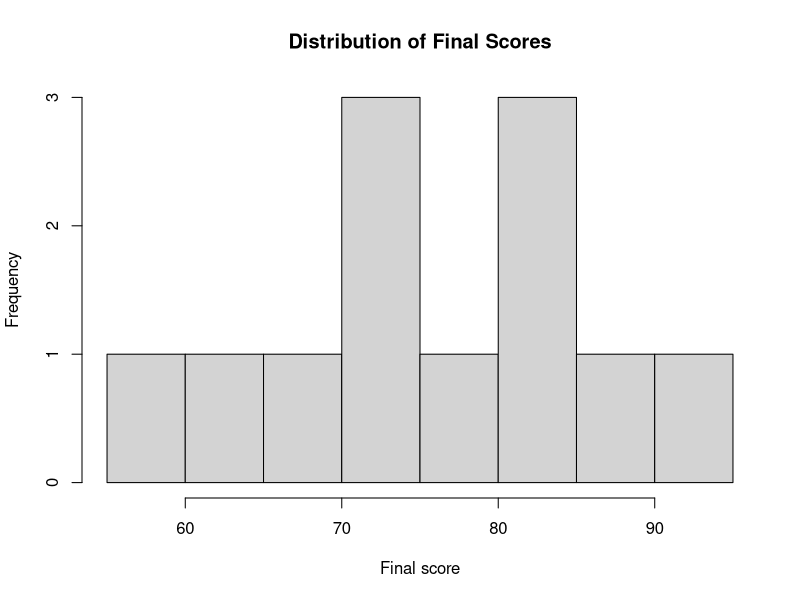
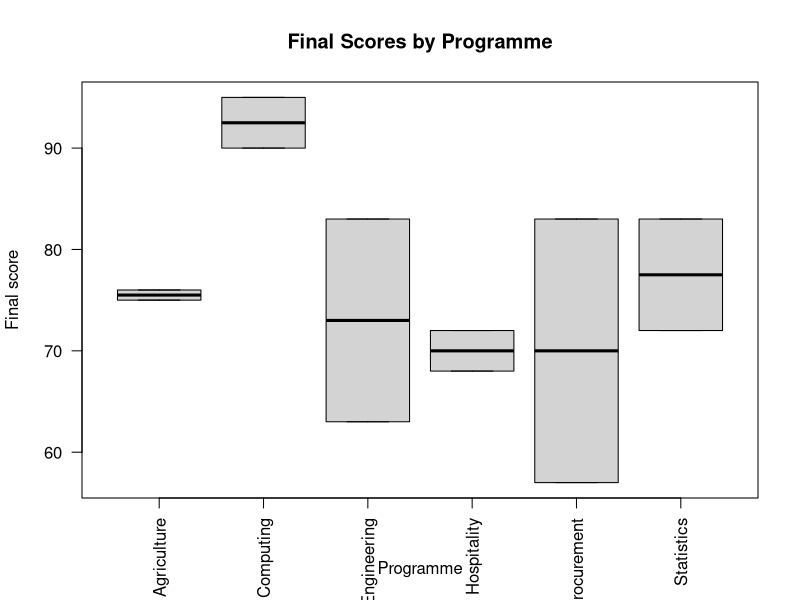
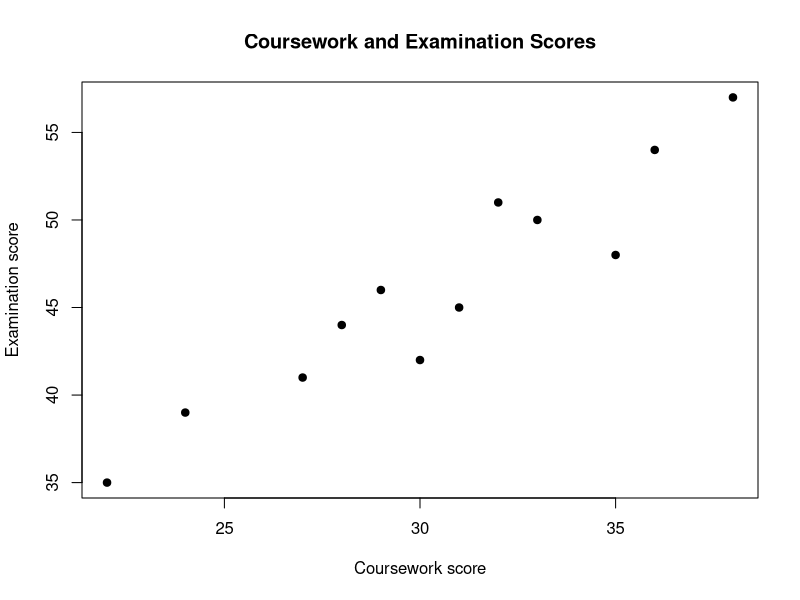
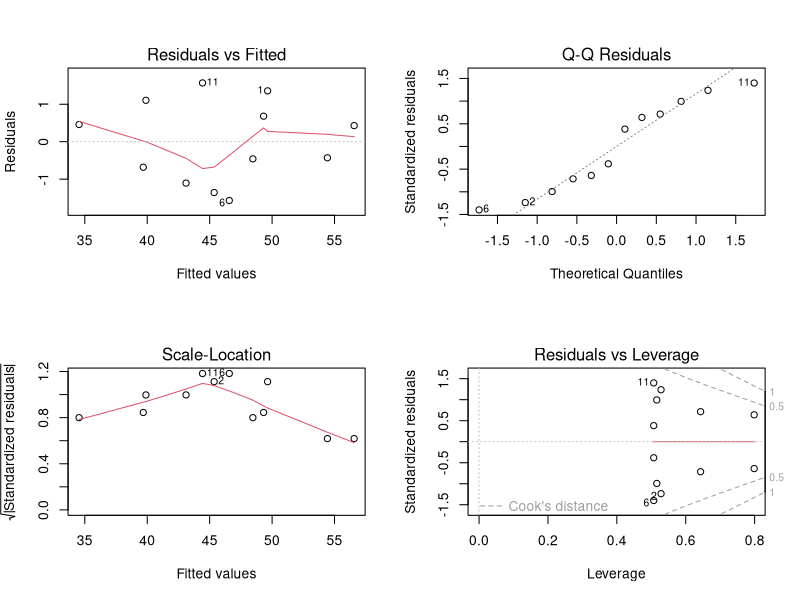
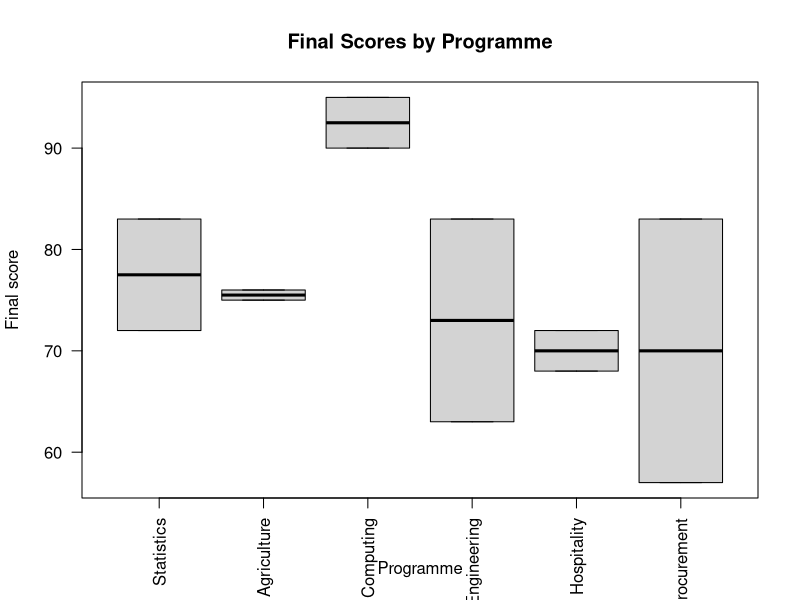

These charts were generated, in order, by the following R code: (Note: this script raises an error after producing the figures.)
# ==============================================================================
# Learning R
# Part VI: Regression Modelling and Reproducible Statistical Workflows
# Lesson 40: Integrated Capstone Analysis and Professional Reporting
# Suggested Solutions
# ==============================================================================

set.seed(20260714)

# Exercise 1: Define a research problem.
research_problem <- paste(
  "The university requires evidence on student performance, differences across",
  "programmes, the association between coursework and examination scores, and",
  "the extent to which coursework and programme predict examination",
  "performance."
)

research_problem

# Exercise 2: Write measurable objectives.
study_objectives <- c(
  "Describe coursework, examination and final scores.",
  "Compare final scores across programmes.",
  "Assess the association between coursework and examination scores.",
  "Model examination score using coursework score and programme."
)

study_objectives

# Exercise 3: Import data.
student_data <- read.csv(
  file.path(
    "data",
    "student_scores.csv"
  ),
  stringsAsFactors = FALSE
)

head(student_data)
str(student_data)

# Exercise 4: Create a data dictionary.
data_dictionary <- data.frame(
  variable = c(
    "student_id",
    "programme",
    "coursework_score",
    "examination_score",
    "final_score"
  ),
  role = c(
    "Identifier",
    "Grouping variable",
    "Numerical predictor",
    "Numerical outcome",
    "Derived numerical outcome"
  ),
  measurement = c(
    "Nominal",
    "Nominal",
    "Ratio",
    "Ratio",
    "Ratio"
  ),
  valid_rule = c(
    "Unique non-missing code",
    "Recognised programme category",
    "0 to 40",
    "0 to 60",
    "0 to 100 and equals the component sum"
  ),
  stringsAsFactors = FALSE
)

data_dictionary

# Exercise 5: Create an analysis plan.
analysis_plan <- data.frame(
  objective = study_objectives,
  outcome = c(
    "Coursework, examination and final scores",
    "Final score",
    "Examination score",
    "Examination score"
  ),
  predictor = c(
    "None",
    "Programme",
    "Coursework score",
    "Coursework score and programme"
  ),
  method = c(
    "Descriptive statistics and visualisation",
    "One-way ANOVA with Kruskal-Wallis sensitivity analysis",
    "Pearson and Spearman correlation with simple regression",
    "Multiple linear regression with diagnostics"
  ),
  stringsAsFactors = FALSE
)

analysis_plan

# Exercise 6: Validate structure.
required_variables <- c(
  "student_id",
  "programme",
  "coursework_score",
  "examination_score",
  "final_score"
)

missing_required_variables <- setdiff(
  required_variables,
  names(
    student_data
  )
)

missing_required_variables

stopifnot(
  length(
    missing_required_variables
  ) == 0L
)

# Exercise 7: Validate identifiers.
identifier_missing <- is.na(
  student_data$student_id
) |
  student_data$student_id == ""

identifier_duplicate <- duplicated(
  student_data$student_id
) |
  duplicated(
    student_data$student_id,
    fromLast = TRUE
  )

identifier_report <- data.frame(
  missing_identifiers =
    sum(
      identifier_missing
    ),
  duplicated_identifier_rows =
    sum(
      identifier_duplicate
    )
)

identifier_report

# Exercise 8: Validate ranges.
coursework_invalid <-
  student_data$coursework_score < 0 |
  student_data$coursework_score > 40

examination_invalid <-
  student_data$examination_score < 0 |
  student_data$examination_score > 60

final_invalid <-
  student_data$final_score < 0 |
  student_data$final_score > 100

range_report <- data.frame(
  variable = c(
    "coursework_score",
    "examination_score",
    "final_score"
  ),
  invalid_count = c(
    sum(
      coursework_invalid,
      na.rm = TRUE
    ),
    sum(
      examination_invalid,
      na.rm = TRUE
    ),
    sum(
      final_invalid,
      na.rm = TRUE
    )
  ),
  stringsAsFactors = FALSE
)

range_report

# Exercise 9: Validate arithmetic consistency.
component_total <-
  student_data$coursework_score +
  student_data$examination_score

arithmetic_invalid <-
  student_data$final_score !=
  component_total

arithmetic_report <- data.frame(
  inconsistent_rows =
    sum(
      arithmetic_invalid,
      na.rm = TRUE
    )
)

arithmetic_report

# Exercise 10: Profile missingness.
missingness_report <- data.frame(
  variable = names(
    student_data
  ),
  missing = vapply(
    student_data,
    function(x) {
      sum(
        is.na(x)
      )
    },
    FUN.VALUE = integer(1)
  ),
  missing_percentage = vapply(
    student_data,
    function(x) {
      mean(
        is.na(x)
      ) * 100
    },
    FUN.VALUE = numeric(1)
  ),
  stringsAsFactors = FALSE
)

missingness_report

# Exercise 11: Create the analysis dataset.
analysis_data <- student_data

analysis_data$programme <- factor(
  trimws(
    analysis_data$programme
  )
)

analysis_data$passed <-
  analysis_data$final_score >= 50

analysis_data$grade <- cut(
  analysis_data$final_score,
  breaks = c(
    -Inf,
    49,
    59,
    69,
    79,
    Inf
  ),
  labels = c(
    "F",
    "D",
    "C",
    "B",
    "A"
  ),
  ordered_result = TRUE
)

head(analysis_data)

# Exercise 12: Produce descriptive tables.
summarise_numeric <- function(
  x,
  variable_name
) {
  observed <- x[
    !is.na(x)
  ]

  q <- quantile(
    observed,
    c(
      0.25,
      0.50,
      0.75
    )
  )

  data.frame(
    variable = variable_name,
    n = length(observed),
    missing = sum(
      is.na(x)
    ),
    mean = mean(observed),
    median = median(observed),
    standard_deviation = sd(observed),
    minimum = min(observed),
    first_quartile = q[1],
    third_quartile = q[3],
    maximum = max(observed),
    stringsAsFactors = FALSE,
    row.names = NULL
  )
}

numerical_variables <- c(
  "coursework_score",
  "examination_score",
  "final_score"
)

descriptive_table <- do.call(
  rbind,
  lapply(
    numerical_variables,
    function(variable_name) {
      summarise_numeric(
        analysis_data[[
          variable_name
        ]],
        variable_name
      )
    }
  )
)

descriptive_table

programme_counts <- table(
  analysis_data$programme,
  useNA = "ifany"
)

programme_table <- data.frame(
  programme = names(
    programme_counts
  ),
  frequency =
    as.integer(
      programme_counts
    ),
  percentage =
    as.numeric(
      programme_counts /
      sum(
        programme_counts
      ) *
      100
    ),
  stringsAsFactors = FALSE
)

programme_table

grade_counts <- table(
  analysis_data$grade,
  useNA = "ifany"
)

grade_table <- data.frame(
  grade = names(
    grade_counts
  ),
  frequency =
    as.integer(
      grade_counts
    ),
  percentage =
    as.numeric(
      grade_counts /
      sum(
        grade_counts
      ) *
      100
    ),
  stringsAsFactors = FALSE
)

grade_table

# Exercise 13: Produce three analytical graphs.
hist(
  analysis_data$final_score,
  breaks = 10,
  main = "Distribution of Final Scores",
  xlab = "Final score",
  ylab = "Frequency"
)

boxplot(
  final_score ~ programme,
  data = analysis_data,
  main = "Final Scores by Programme",
  xlab = "Programme",
  ylab = "Final score",
  las = 2
)

plot(
  analysis_data$coursework_score,
  analysis_data$examination_score,
  main = "Coursework and Examination Scores",
  xlab = "Coursework score",
  ylab = "Examination score",
  pch = 19
)

# Exercise 14: Conduct a group-comparison test.
anova_model <- aov(
  final_score ~ programme,
  data = analysis_data
)

anova_table <- summary(
  anova_model
)[[1]]

anova_table

anova_residuals <- residuals(
  anova_model
)

shapiro_anova <- shapiro.test(
  anova_residuals
)

fligner_result <- fligner.test(
  final_score ~ programme,
  data = analysis_data
)

kruskal_result <- kruskal.test(
  final_score ~ programme,
  data = analysis_data
)

shapiro_anova
fligner_result
kruskal_result

between_sum_squares <- anova_table[
  "programme",
  "Sum Sq"
]

total_sum_squares <- sum(
  anova_table[
    ,
    "Sum Sq"
  ]
)

eta_squared <-
  between_sum_squares /
  total_sum_squares

eta_squared

# Exercise 15: Conduct correlation analysis.
pearson_result <- cor.test(
  analysis_data$coursework_score,
  analysis_data$examination_score,
  method = "pearson"
)

spearman_result <- cor.test(
  analysis_data$coursework_score,
  analysis_data$examination_score,
  method = "spearman",
  exact = FALSE
)

pearson_result
spearman_result

# Exercise 16: Fit simple and multiple regression models.
simple_model <- lm(
  examination_score ~
    coursework_score,
  data = analysis_data
)

analysis_data$programme <- relevel(
  analysis_data$programme,
  ref = "Statistics"
)

multiple_model <- lm(
  examination_score ~
    coursework_score +
    programme,
  data = analysis_data
)

summary(simple_model)
summary(multiple_model)

# Exercise 17: Assess regression diagnostics.
old_parameters <- par(
  mfrow = c(
    2,
    2
  )
)

plot(multiple_model)

par(old_parameters)

studentised_residuals <- rstudent(
  multiple_model
)

leverage_values <- hatvalues(
  multiple_model
)

cooks_values <- cooks.distance(
  multiple_model
)

number_parameters <- length(
  coef(
    multiple_model
  )
)

diagnostic_report <- data.frame(
  observation =
    seq_len(
      nobs(
        multiple_model
      )
    ),
  studentised_residual =
    studentised_residuals,
  leverage =
    leverage_values,
  cooks_distance =
    cooks_values,
  unusual_residual =
    abs(
      studentised_residuals
    ) > 2,
  high_leverage =
    leverage_values >
    2 *
    number_parameters /
    nobs(
      multiple_model
    ),
  influential =
    cooks_values >
    4 /
    nobs(
      multiple_model
    )
)

diagnostic_report[
  diagnostic_report$unusual_residual |
    diagnostic_report$high_leverage |
    diagnostic_report$influential,
]

# Exercise 18: Produce adjusted predictions.
prediction_grid <- expand.grid(
  coursework_score = c(
    20,
    30,
    40
  ),
  programme =
    levels(
      analysis_data$programme
    )
)

prediction_intervals <- predict(
  multiple_model,
  newdata = prediction_grid,
  interval = "confidence",
  level = 0.95
)

prediction_output <- cbind(
  prediction_grid,
  prediction_intervals
)

prediction_output

# Exercise 19: Create a model-reporting function.
report_lm <- function(
  model
) {
  model_summary <- summary(
    model
  )

  coefficient_table <- as.data.frame(
    model_summary$coefficients
  )

  coefficient_table$term <- rownames(
    coefficient_table
  )

  rownames(
    coefficient_table
  ) <- NULL

  intervals <- as.data.frame(
    confint(model)
  )

  intervals$term <- rownames(
    intervals
  )

  rownames(
    intervals
  ) <- NULL

  names(
    intervals
  )[1:2] <- c(
    "confidence_lower",
    "confidence_upper"
  )

  coefficient_table <- merge(
    coefficient_table,
    intervals,
    by = "term",
    sort = FALSE
  )

  fit_table <- data.frame(
    n = nobs(model),
    r_squared =
      model_summary$r.squared,
    adjusted_r_squared =
      model_summary$adj.r.squared,
    residual_standard_error =
      model_summary$sigma,
    AIC = AIC(model),
    BIC = BIC(model)
  )

  list(
    coefficients =
      coefficient_table,
    fit =
      fit_table
  )
}

multiple_model_report <- report_lm(
  multiple_model
)

multiple_model_report

# Exercise 20: Write results paragraphs.
overall_mean <- mean(
  analysis_data$final_score,
  na.rm = TRUE
)

overall_sd <- sd(
  analysis_data$final_score,
  na.rm = TRUE
)

descriptive_text <- paste(
  "The mean final score was",
  round(
    overall_mean,
    2
  ),
  "with a standard deviation of",
  round(
    overall_sd,
    2
  ),
  "."
)

coursework_row <- summary(
  multiple_model
)$coefficients[
  "coursework_score",
]

regression_text <- paste(
  "After adjustment for programme, a one-mark increase in coursework score",
  "was associated with an estimated",
  round(
    coursework_row[
      "Estimate"
    ],
    3
  ),
  "mark change in examination score, 95 per cent CI",
  paste0(
    "[",
    round(
      confint(
        multiple_model
      )[
        "coursework_score",
        1
      ],
      3
    ),
    ", ",
    round(
      confint(
        multiple_model
      )[
        "coursework_score",
        2
      ],
      3
    ),
    "]"
  ),
  ", p =",
  format.pval(
    coursework_row[
      "Pr(>|t|)"
    ],
    digits = 3,
    eps = 0.001
  ),
  "."
)

descriptive_text
regression_text

# Exercise 21: State limitations.
limitations <- c(
  "The dataset is observational, so causal claims are not justified.",
  "The sample may not represent all students or institutions.",
  "Only a limited number of explanatory variables are available.",
  "Measurement quality and assessment standardisation require consideration.",
  "Small programme-specific samples may reduce precision."
)

limitations

# Exercise 22: Conduct a quality audit.
quality_audit <- data.frame(
  check = c(
    "Required variables present",
    "Identifiers checked",
    "Ranges checked",
    "Arithmetic consistency checked",
    "Missingness reported",
    "Descriptive statistics produced",
    "Visualisations produced",
    "Inferential methods justified",
    "Diagnostics assessed",
    "Effect estimates and intervals reported",
    "Limitations stated",
    "Reproducibility information recorded"
  ),
  completed = c(
    length(
      missing_required_variables
    ) == 0L,
    TRUE,
    all(
      range_report$invalid_count == 0
    ),
    arithmetic_report$inconsistent_rows == 0,
    TRUE,
    TRUE,
    TRUE,
    TRUE,
    TRUE,
    TRUE,
    length(
      limitations
    ) > 0,
    TRUE
  ),
  stringsAsFactors = FALSE
)

quality_audit

# Exercise 23: Package outputs for handover.
capstone_directory <- "lesson_40_capstone_project"

capstone_subdirectories <- c(
  file.path(
    capstone_directory,
    "data"
  ),
  file.path(
    capstone_directory,
    "R"
  ),
  file.path(
    capstone_directory,
    "scripts"
  ),
  file.path(
    capstone_directory,
    "reports"
  ),
  file.path(
    capstone_directory,
    "outputs",
    "tables"
  ),
  file.path(
    capstone_directory,
    "outputs",
    "figures"
  )
)

for (directory in capstone_subdirectories) {
  if (!dir.exists(directory)) {
    dir.create(
      directory,
      recursive = TRUE
    )
  }
}

write.csv(
  data_dictionary,
  file.path(
    capstone_directory,
    "data_dictionary.csv"
  ),
  row.names = FALSE
)

write.csv(
  analysis_plan,
  file.path(
    capstone_directory,
    "analysis_plan.csv"
  ),
  row.names = FALSE
)

write.csv(
  descriptive_table,
  file.path(
    capstone_directory,
    "outputs",
    "tables",
    "descriptive_statistics.csv"
  ),
  row.names = FALSE
)

write.csv(
  programme_table,
  file.path(
    capstone_directory,
    "outputs",
    "tables",
    "programme_distribution.csv"
  ),
  row.names = FALSE
)

write.csv(
  prediction_output,
  file.path(
    capstone_directory,
    "outputs",
    "tables",
    "adjusted_predictions.csv"
  ),
  row.names = FALSE
)

png(
  file.path(
    capstone_directory,
    "outputs",
    "figures",
    "programme_boxplot.png"
  ),
  width = 1200,
  height = 800,
  res = 150
)

boxplot(
  final_score ~ programme,
  data = analysis_data,
  main = "Final Scores by Programme",
  xlab = "Programme",
  ylab = "Final score",
  las = 2
)

dev.off()

writeLines(
  capture.output(
    sessionInfo()
  ),
  file.path(
    capstone_directory,
    "session-info.txt"
  )
)

readme_lines <- c(
  "# Student Performance Capstone",
  "",
  "## Purpose",
  "This project analyses student performance across programmes.",
  "",
  "## Main analyses",
  "- Descriptive statistics",
  "- Programme comparison",
  "- Correlation analysis",
  "- Simple and multiple linear regression",
  "- Regression diagnostics",
  "",
  "## Main outputs",
  "- outputs/tables/descriptive_statistics.csv",
  "- outputs/tables/programme_distribution.csv",
  "- outputs/tables/adjusted_predictions.csv",
  "- outputs/figures/programme_boxplot.png",
  "",
  "## Reproducibility",
  "Run all scripts from the project root using relative paths."
)

writeLines(
  readme_lines,
  file.path(
    capstone_directory,
    "README.md"
  )
)

handover_audit <- data.frame(
  item = c(
    "README",
    "Data dictionary",
    "Analysis plan",
    "Descriptive table",
    "Programme table",
    "Prediction table",
    "Figure",
    "Session information"
  ),
  path = c(
    file.path(
      capstone_directory,
      "README.md"
    ),
    file.path(
      capstone_directory,
      "data_dictionary.csv"
    ),
    file.path(
      capstone_directory,
      "analysis_plan.csv"
    ),
    file.path(
      capstone_directory,
      "outputs",
      "tables",
      "descriptive_statistics.csv"
    ),
    file.path(
      capstone_directory,
      "outputs",
      "tables",
      "programme_distribution.csv"
    ),
    file.path(
      capstone_directory,
      "outputs",
      "tables",
      "adjusted_predictions.csv"
    ),
    file.path(
      capstone_directory,
      "outputs",
      "figures",
      "programme_boxplot.png"
    ),
    file.path(
      capstone_directory,
      "session-info.txt"
    )
  ),
  exists = FALSE,
  stringsAsFactors = FALSE
)

handover_audit$exists <- file.exists(
  handover_audit$path
)

handover_audit

stopifnot(
  all(
    handover_audit$exists
  )
)

# Final capstone result object.
capstone_assessment <- list(
  research_problem =
    research_problem,
  objectives =
    study_objectives,
  data_dictionary =
    data_dictionary,
  analysis_plan =
    analysis_plan,
  validation = list(
    identifiers =
      identifier_report,
    ranges =
      range_report,
    arithmetic =
      arithmetic_report,
    missingness =
      missingness_report
  ),
  descriptive_results = list(
    numerical =
      descriptive_table,
    programme =
      programme_table,
    grade =
      grade_table
  ),
  inference = list(
    anova =
      anova_table,
    eta_squared =
      eta_squared,
    kruskal_wallis =
      kruskal_result,
    pearson =
      pearson_result,
    spearman =
      spearman_result
  ),
  regression =
    multiple_model_report,
  diagnostics =
    diagnostic_report,
  predictions =
    prediction_output,
  results_text = c(
    descriptive_text,
    regression_text
  ),
  limitations =
    limitations,
  quality_audit =
    quality_audit,
  handover_audit =
    handover_audit
)

capstone_assessment

# Remove the demonstration handover folder after verification.
unlink(
  capstone_directory,
  recursive = TRUE,
  force = TRUE
)

# ==============================================================================
# End of Lesson 40 Solutions
# ==============================================================================
